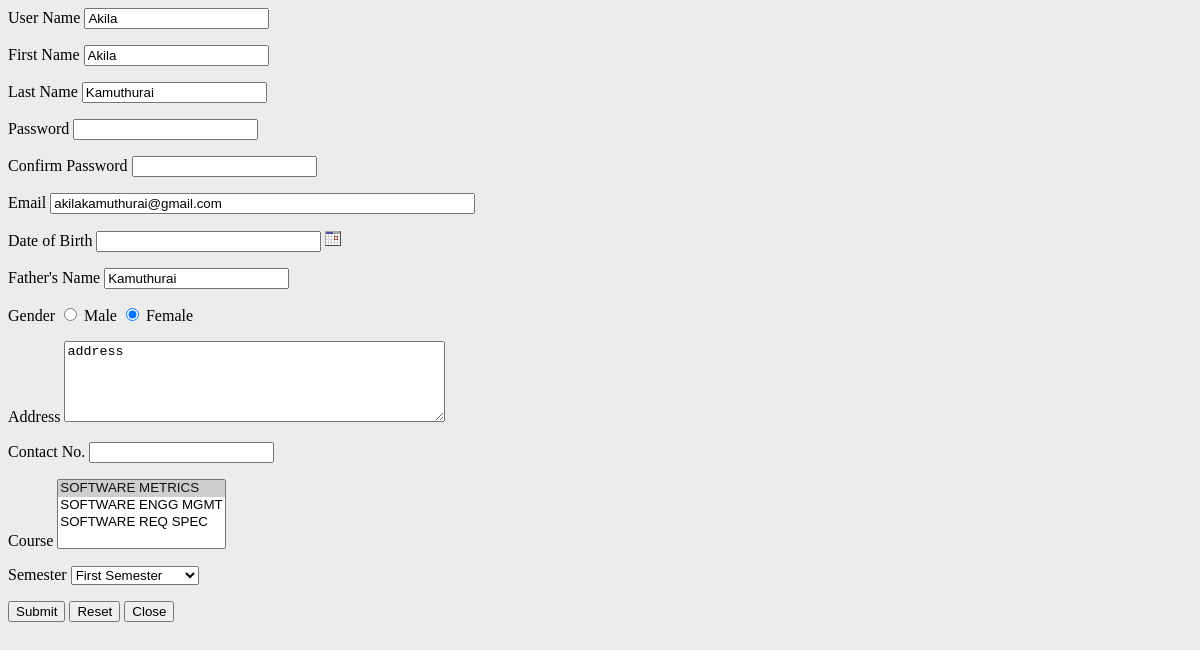
/studentins.php?slid=Akila&view=studentdetails (signed in), run on an earlier commit of the app's database.
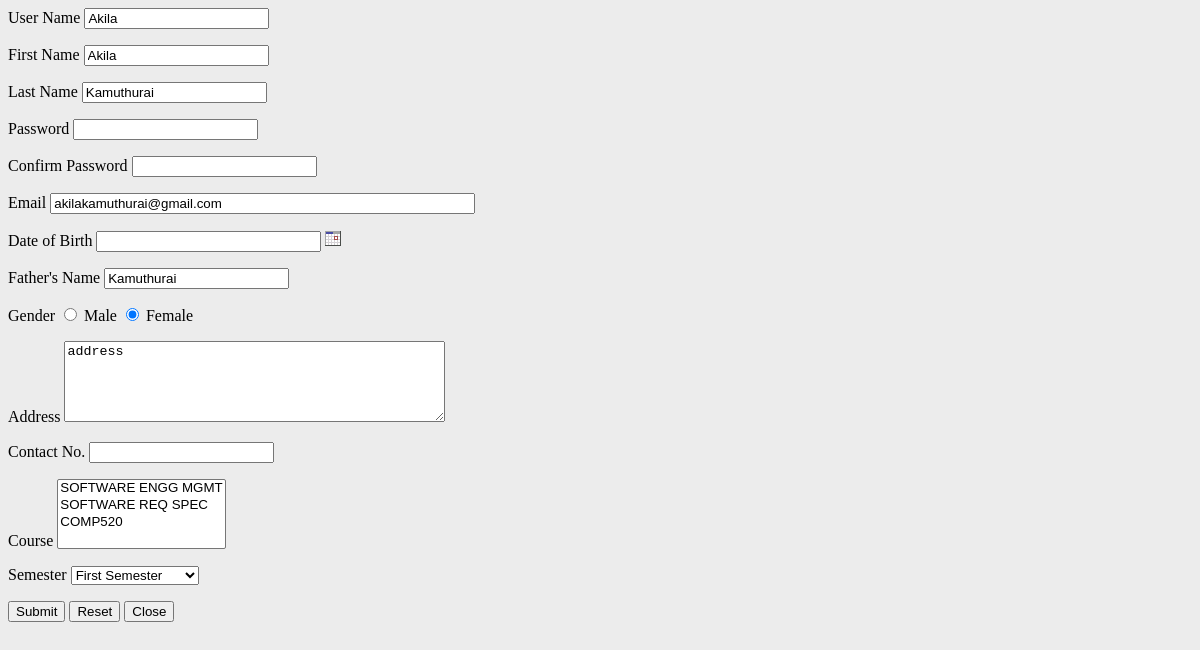
And on a later commit of the database.
### tables this page shows
CREATE TABLE IF NOT EXISTS `studentdetails` (
  `id` int(11) NOT NULL,
  `studid` varchar(255) NOT NULL,
  `studfname` varchar(255) NOT NULL,
  `studlname` varchar(255) NOT NULL,
  `email` varchar(255) NOT NULL,
  `password` varchar(255) NOT NULL,
  `dob` date NOT NULL,
  `fathername` varchar(255) NOT NULL,
  `address` varchar(600) NOT NULL,
  `contactno` varchar(255) NOT NULL,
  `courseid` varchar(255) NOT NULL,
  `semester` int(11) NOT NULL,
  `gender` varchar(255) NOT NULL,
  `created_date` datetime NOT NULL DEFAULT CURRENT_TIMESTAMP
);

### studentins.php (the view, shortened to what this page needs)
<?php
include("validation.php");
include("conection.php");
$showformflag=true;
if($_GET["view"] == "studentdetails")
{
$result = mysqli_query($con,"SELECT * FROM studentdetails where studid='$_GET[slid]'");
 while($row1 = mysqli_fetch_array($result))
  {
	$totid = $row1["studid"];
	$studfname = $row1["studfname"];
	$studlname = $row1["studlname"];
	$studemail = $row1["email"];
	$dob = $row1["dob"];
	$fathername = $row1["fathername"];
	$address = $row1["address"];
	$contactno = $row1["contactno"];
	$courseid  = $row1["courseid"];
	$semester  = $row1["semester"];
	$gender= $row1["gender"];
	}
}
$result1 = mysqli_query($con,"SELECT * FROM course");
?>
<form name="form1" method="post" action="" id="formID">
<?php
if($showformflag){
?>
    <p>
      <label for="textfield">User Name</label>
      <input type="text" name="studid" id="textid" class="validate[required] text-input" value="<?php echo $totid; ?>">
    </p>
    <p>
      <label for="textfield2">First Name</label>
      <input type="text" name="studfname" id="textfname" class="validate[required,custom[onlyLetterSp]] text-input" value="<?php echo $studfname; ?>">
    </p>
    <p>
      <label for="textfield3">Last Name</label>
      <input type="text" name="studlname" id="textlname" class="validate[required,custom[onlyLetterSp]] text-input" value="<?php echo $studlname; ?>">
    </p>
    <p>
      <label for="textfield3">Password</label>
      <input type="password" name="studpass" id="textpass" class="validate[required] text-input" value="<?php echo $studpass; ?>">
    </p>
  <p>
    <label for="cpassword">Confirm Password</label>
    <input type="password" name="cpassword" id="cpassword" class="validate[required,equals[textpass]] text-input">
</p>
    <p>
      <label for="textfield3">Email</label>
      <input type="text" name="studemail" id="textemail" size="50" class="validate[required] text-input" value="<?php echo $studemail; ?>">
    </p>
    <p>
      <label for="textfield4">Date of Birth</label>
                <input type="Text" name="dob" id="textdob" maxlength="25" size="25" class="validate[required,[date]]  value="<?php echo $dob; ?>"/>
          <img src="images2/cal.gif" onclick="javascript:NewCssCal('textdob')" style="cursor:pointer"/>
    </p>
    <p>
      <label for="textfield5">Father's Name</label>
      <input type="text" name="fname" id="textfield5" class="validate[required,custom[onlyLetterSp]] text-input" value="<?php echo $fathername; ?>" >
    </p>
    <p>Gender
      <input type="radio" name="gender" id="radio" value="Male" <?php
    if($gender == "Male")
    {
        echo "checked";
    }
    ?> class="validate[required] radio" >
      <label for="radio">Male</label>
      <input type="radio" name="gender" id="radio2" value="Female"  <?php if($gender == "Female")
    {
        echo "checked";
    }?> class="validate[required] radio" >
      <label for="radio2">Female</label>
    </p>
    <p>
      <label for="textarea">Address</label>
      <textarea name="address" id="textarea" class="validate[required]"  cols="45" rows="5"><?php echo $address; ?></textarea>
    </p>
    <p>
      <label for="textfield6">Contact No. </label>
      <input type="text" name="contact" id="textfield6" class="validate[required,custom[phone]] value="<?php echo $contactno; ?>">
    </p>
    <p>
      <label for="textfield7">Course </label>
      <select multiple="multiple" name="course[]" value="<?php echo $courseid; ?>">
        <?php
        while($row1 = mysqli_fetch_array($result1))
    {
        if($courseid  == $row1[courseid])
        {
            $selvar = "selected";
        }
    echo "<option value='$row1[courseid]' ". $selvar . ">$row1[coursename]</option>";
    $selvar ="";
    }
    ?>
      </select>
    </p>
    <p>
      <label for="textfield8">Semester</label>
      <select  name="semester" id="select" value="<?php echo $semester; ?>">
        <option value="1">First Semester</option>
      </select>
    </p>
    <p>
       <input type="submit" name="button" id="button" value="Submit">
      <input type="submit" name="button2" id="button2" value="Reset">
<?php
  }
?>
    <form id="myform">
    <input type="button" value="Close" name="B1" onClick="parent.emailwindow.hide()" /></p>
    </form>
<p>&nbsp;</p>

What changed in the data, as far as the page shows it:
changed studentdetails "Akila": courseid (not shown) → "SOFTWARE ENGG MGMT / SOFTWARE REQ SPEC / COMP520"
Also different on the page:
form field value: "SOFTWARE METRICS ☑ / SOFTWARE ENGG MGMT / SOFTWARE REQ SPEC" → (not shown)
